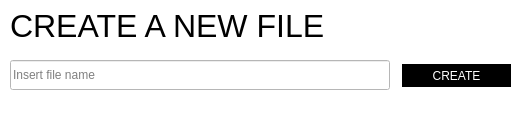
<?xml version="1.0" encoding="UTF-8"?>
<ui version="4.0">
 <class>CreateFile</class>
 <widget class="QDialog" name="CreateFile">
  <property name="geometry">
   <rect>
    <x>0</x>
    <y>0</y>
    <width>524</width>
    <height>113</height>
   </rect>
  </property>
  <property name="minimumSize">
   <size>
    <width>524</width>
    <height>113</height>
   </size>
  </property>
  <property name="maximumSize">
   <size>
    <width>524</width>
    <height>113</height>
   </size>
  </property>
  <property name="windowTitle">
   <string>CreateFile</string>
  </property>
  <property name="styleSheet">
   <string notr="true">background-color: rgb(255, 255, 255);</string>
  </property>
  <widget class="QLabel" name="label_2">
   <property name="geometry">
    <rect>
     <x>10</x>
     <y>10</y>
     <width>541</width>
     <height>31</height>
    </rect>
   </property>
   <property name="styleSheet">
    <string notr="true">font-size: 32px;</string>
   </property>
   <property name="text">
    <string>CREATE A NEW FILE</string>
   </property>
  </widget>
  <widget class="QLineEdit" name="fileName">
   <property name="geometry">
    <rect>
     <x>10</x>
     <y>60</y>
     <width>380</width>
     <height>30</height>
    </rect>
   </property>
   <property name="placeholderText">
    <string>Insert file name</string>
   </property>
  </widget>
  <widget class="QPushButton" name="pushButton">
   <property name="geometry">
    <rect>
     <x>400</x>
     <y>60</y>
     <width>113</width>
     <height>31</height>
    </rect>
   </property>
   <property name="styleSheet">
    <string notr="true">QPushButton{  
background-color: rgb(0, 0, 0);
border: none;
color: white;
text-align: center;
margin: 4px 2px;
opacity: 0.6;
text-decoration: none;
}

QPushButton:hover
{
	margin: 2px 1px;
}</string>
   </property>
   <property name="text">
    <string>CREATE</string>
   </property>
  </widget>
 </widget>
 <layoutdefault spacing="6" margin="11"/>
 <resources/>
 <connections/>
</ui>
